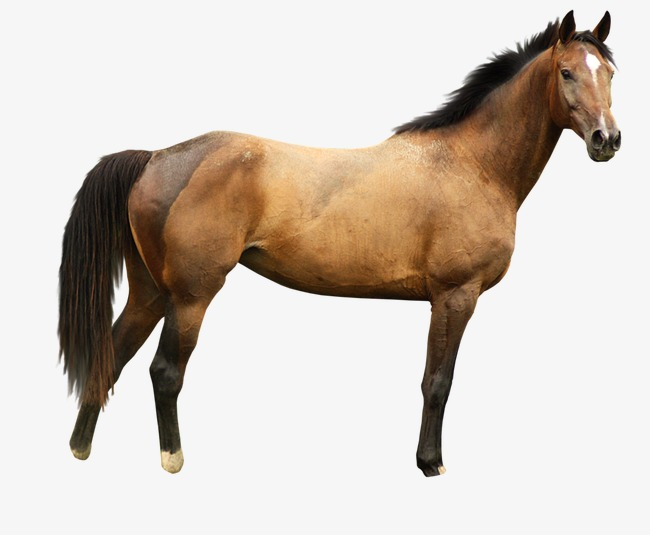
//> input picture Mask Operation/horse1.jpg, 650 x 535 px
$ ./main   (built with g++ and OpenCV 4)
//> lines starting //> are read from the running program, lines starting //| are printed output that depends on the picture; after the words box and inside, x2 and y2 are one past the last pixel; in counts of white or black regions, pixels touching at a corner belong together
#include <iostream>
#include <opencv2/opencv.hpp>
#include "opencv2/imgproc/imgproc_c.h"

using namespace std;
using namespace cv;

/*
    According to OPENCV documentation:
    The idea about mask operations is to recalculate each pixels value
    in an image according to a mask matrix (also known as kernel). This mask holds values that will adjust how much influence neighboring pixels (and the current pixel)
    have on the new pixel value. From a mathematical point of view we make a weighted average, with our specified values.

    An image kernel is a small matrix used to apply effects such as blurring, sharpening, outlining or embossing.
    They're also used in machine learning for 'feature extraction', a technique for determining the most important portions of an image.
    In this context the process is referred to more generally as "convolution"

    An image is not isotropic.
    Neighbors: there two ways to define neighbors of a pixel p located at (x,y)

    4 neighbors N4(p) are the four pixels located at (x - 1, y), (x + 1, y),
    (x,y-1) and (x, y + 1). respectively, above (north), bellow (south), to the left (west) and right (east) of the pixel p.

    8 neighbors: N8(p) are including the 4 neighbors and other 4 pixels, that are located at the diagonal, (x - 1, y - 1) (northwest), (x - 1, y + 1) (northeast), (x+1,y-1)(southwest), (x+1,y+1) (southeast).

    some kernels matrix according to the website: http://setosa.io/ev/image-kernels/

    Blur: The blur kernel de-emphasizes differences in adjacent pixel values.
    0.0625 0.125 0.0625
    0.125 0.25 0.125
    0.0625 0.125 0.0625

    Bottom Sobel: sobel kernels are used to show only the differences in adjacent pixel values in a particular direction.
    -1 -2 -1
     0  0  0
     1  2  1

    Emboss: The emboss kernel (similar to the sobel kernel and sometimes referred to mean the same) givens the illusion of depth by emphasizing the differences of pixels in a given direction. In this case, in a direction along a line from the top left to the bottom right.
    -2 -1 0
    -1  1 1
     0  1 2

    identity: The indentity kernel leaves the image unchanged.
    0 0 0
    0 1 0
    0 0 0

    left Sobel: sobel kernels are used to show only the differences in adjacent pixel values in a particular direction.
    1 0 -1
    2 0 -2
    1 0 -1

    outline: An outline kernel (also called an "edge" kernel) is used to highlight large differences in pixel values. A pixel next to neighbor pixels with close to the same intensity will appear black in the new image while one next to neighbor pixels that differ strongly will appear white.
    -1 -1 -1
    -1  8 -1
    -1 -1 -1

    right sobel:  kernels are used to show only the differences in adjacent pixel values in a particular direction.
    -1 0 1
    -2 0 2
    -1 0 1

    sharpen: The sharpen kernel emphasizes differences in adjacent pixel values. This makes the image look more vivid.
    0 -1  0
   -1  5 -1
    0 -1  0

    top sobel: kernels are used to show only the differences in adjacent pixel values in a particular direction.
    1  2  1
    0  0  0
   -1 -2 -1

   for each 3x3 block of pixels in the image, we multiply each pixel by the corresponding entry of the kernel and then take the sum.
   That sum becomes a new pixel in the image.

*/

void sharpen(const Mat& myImage, Mat& result); // function that will sharpen an image

int main()
{
    Mat im = imread("horse1.jpg",CV_LOAD_IMAGE_COLOR);
//> im is the input picture: 535 rows x 650 cols, CV_8UC3; mean B, G, R 190, 199.1, 208.6
    if(im.empty()) {
        cout << "Error! the image does not exist or the address file is wrong\n";
        return -1;
    }

    Mat imgray, imageResult1, imSharpen, imEmboss, imBlur;

    cvtColor(im,imgray,CV_BGR2GRAY); // converting the image to grayscale
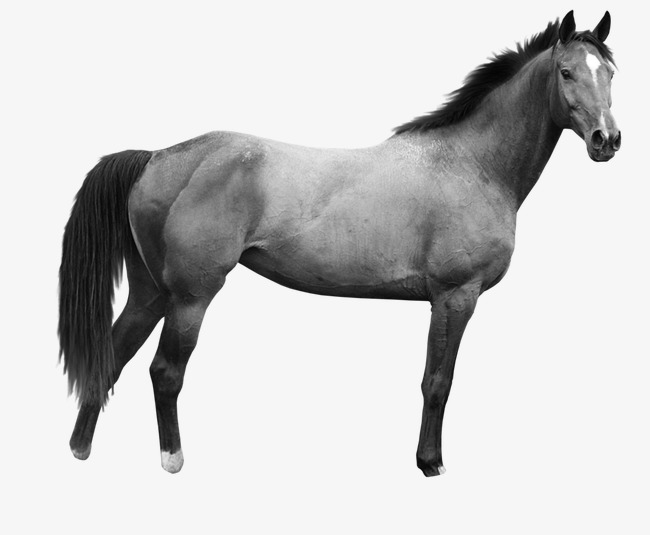
//> imgray: 535 rows x 650 cols, CV_8UC1; min 2, max 255, mean 200.9

    sharpen(imgray,imageResult1);

    // applying those filter using the function called filter2D
    /*
        Applying such filters are so common in image processing that
        in OpenCV there exist a function that will take care of applying
        the mask (also called a kernel in some places). For this you first need
        to define a Mat object that holds the mask:

        0 -1  0
       -1  5 -1
        0 -1  0
    */
    // Sharpen kernel
    Mat kernSharpen = (Mat_<char>(3,3) << 0, -1, 0, -1, 5, -1, 0, -1, 0);
    // Emboss kernel
    Mat kernEmboss = (Mat_<char>(3,3) << -2, -1, 0, -1, 1, 1, 0, 1, 2);
    // Blur kernel
    Mat kernBlur = (Mat_<float>(3,3) << 0.0625, 0.125, 0.0625, 0.125, 0.25, 0.125, 0.0625, 0.125, 0.0625);
    /*
        Filter2D: Convolves an image with the kernel.
        The function even has a fifth optional argument to specify the center of the kernel, and a sixth one for determining what to do
        in the regions where the operation is undefined (borders).
        Using this function has the advantage that it뭩 shorter,
        less verbose (In computer science, 'verbose' is basically used for long lines of codes when that particular code can be written in few lines.
        Compacting the number of line for same logic.) and because there are some optimization
        techniques implemented it is usually faster than the
        hand-coded method. For example in my test while the second
        one took only 13 milliseconds the first took around 31 milliseconds.

         void filter2D(InputArray src, OutputArray dst, int ddepth, InputArray kernel, Point anchor=Point(-1,-1), double delta=0, int borderType=BORDER_DEFAULT )


         src = input image.
         dst = output image of the same size and the same number of channels as src.
         ddepth = desired depth of the destination image; if it is negative, it will be the same as src.depth()
         kernel = convolution kernel (or rather a correlation kernel), a single-channel floating point matrix; if you want to apply different kernels to different
         channels, split the image into separate color planes using split() and process them individually.
         anchor = anchor of the kernel that indicates the relative position of a filtered point within the kernel; the anchor should lie within the kernel;
         default value (-1,-1) means that the anchor is at the kernel center.
         delta = optional value added to the filtered pixels before storing them in dst
         borderType = pixel extrapolation method (see borderInterpolate() for details).

         That is, the kernel is not mirrored around the anchor point. to use a real convolution,
         flip the kernel using flip() and set the new anchor to
         (kernel.cols - anchor.x - 1, kernel.rows - anchor.y - 1).
    */
    // Sharpen filter
    filter2D(imgray,imSharpen,imgray.depth(),kernSharpen);
    // Emboss filter
    filter2D(imgray,imEmboss,imgray.depth(),kernEmboss);
    // Blur filter
    filter2D(imgray,imBlur,imgray.depth(),kernBlur);

    imshow("Original Image",im);
    imshow("Image in gray scale",imgray);
    imshow("Sharpen with Function",imageResult1);
    imshow("Sharpen", imSharpen);
    imshow("Emboss", imEmboss);
    imshow("Blur", imBlur);
    waitKey();
    return 0;
}

// Basic method: formula: I(i,j) = 5 * I(i,j) - [I(i-1,j) + I(i + 1, j) + I(i, j - 1) + I(i, j + 1)]
void sharpen(const Mat& myImage, Mat& result) {
   // CV_assert = Checks a condition at runtime and throws exception if it fails
   /*
    The macros CV_Assert (and CV_DbgAssert) evaluate the specified expression. If it is 0,
    the macros raise an error (see error() ). The macro CV_Assert checks the condition in
    both Debug and Release configurations while CV_DbgAssert is only retained in the Debug configuration.
   */

    CV_Assert(myImage.depth() == CV_8U); // Checking if the image is of type uchar (grayscale) // This function is getting an error
    if(myImage.depth() != CV_8U)
        exit(1);

    result.create(myImage.size(),myImage.type()); // Creating an image of the same size and type as the image itself

    const int nChannels = myImage.channels(); // Getting the number of channels, that depending on the number of channels we may have one or more subcolumns. We will iterate through them via pointers so the total number of elements depends from this number.
//> nChannels = 1

    // Bellow will be used plain C[] operator to access the pixels.
    for(int i = 1; i < myImage.rows - 1; ++i) {
        // Because will be accessed multiple rows at the same time, we뭠l acquire the pointers for each of them (a previous, a current and a next line).
        const uchar* previous = myImage.ptr<uchar>(i - 1);
        const uchar* current = myImage.ptr<uchar>(i);
        const uchar* next = myImage.ptr<uchar>(i + 1);

        uchar* output = result.ptr<uchar>(i); // This is a pointer to where it is going to save the calculation.

        for(int j = nChannels; j < nChannels * (myImage.cols - 1); ++j) {
            *output++ = saturate_cast<uchar>(5 * current[j] - current[j - nChannels] - current[j + nChannels] - previous[j] - next[j]);
        }
    }
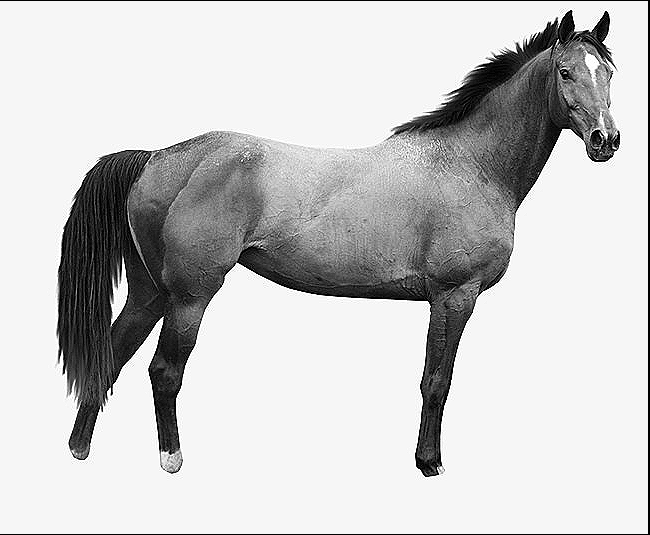
//> result: 535 rows x 650 cols, CV_8UC1; min 0, max 255, mean 199

    /*
        On the borders of the image the upper notation results inexistent pixel locations (like minus one - minus one).
        In these points our formula is undefined. A simple solution is to not apply the kernel in these points and, for example,
        set the pixels on the borders to zeros:
    */

    result.row(0).setTo(Scalar(0)); // Top row set to color black
    result.row(result.rows - 1).setTo(Scalar(0)); // bottom row set to color black
    result.col(0).setTo(Scalar(0)); // left column set to black
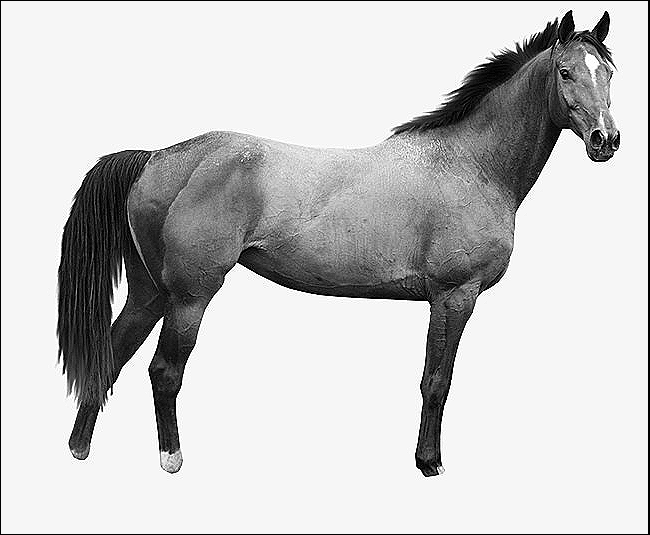
//> result: 535 rows x 650 cols, CV_8UC1; 0.15% of pixels changed, all inside (x1, y1, x2, y2) = (0, 1, 1, 534)
//> in main, `filter2D(imgray,imEmboss,imgray.depth(),kernEmboss);`:
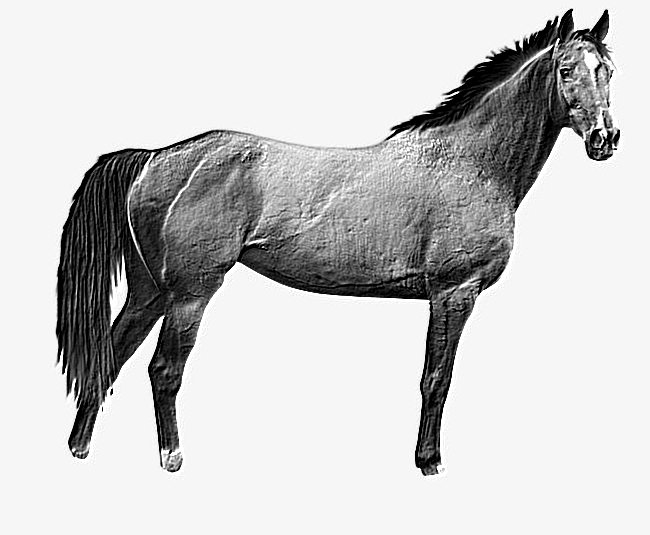
//> imEmboss: 535 rows x 650 cols, CV_8UC1; min 0, max 255, mean 200.3
    result.col(result.cols - 1).setTo(Scalar(0)); // right column set to black
}
